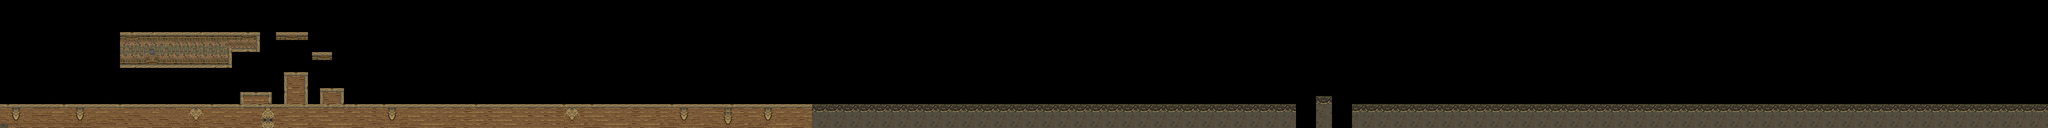

A 2D game scene composited from a Tiled map and its tileset images. What follows is a short description and the map's XML, with each tile layer's data collapsed to a summary:
An orthogonal 512x32 tile map with 32x32 px tiles, 1 tile layer (Capa de Patrones 1), 3 tilesets and 10 objects.

<map version="1.0" orientation="orthogonal" renderorder="right-down" width="512" height="32" tilewidth="32" tileheight="32" nextobjectid="40">
 <tileset firstgid="1" name="unTile2" tilewidth="32" tileheight="32" tilecount="448" columns="28">
  <image source="unTile2.png" width="896" height="512" />
 </tileset>
 <tileset firstgid="449" name="t2" tilewidth="32" tileheight="32" tilecount="1024" columns="32">
  <image source="ty2.png" width="1024" height="1024" />
 </tileset>
 <tileset firstgid="1473" name="t4" tilewidth="32" tileheight="32" tilecount="4096" columns="64">
  <image source="ii.jpg" width="2048" height="2048" />
 </tileset>
 <layer name="Capa de Patrones 1" width="512" height="32">
  <data>[16384 cells, 3431 non-empty, 104 distinct tile ids]</data>
 </layer>
 <objectgroup name="CapaDeColision">
  <object id="1" x="-2" y="832" width="10344" height="8000" />
  <object id="4" x="10544.7" y="769" width="92" height="253" />
  <object id="6" x="10842" y="830" width="5579.21" height="7618" />
  <object id="29" x="956" y="260.016" width="896.66" height="279.984" />
  <object id="30" x="1936" y="737" width="224" height="90" />
  <object id="31" x="2288" y="577.333" width="157.333" height="256" />
  <object id="33" x="1826.67" y="256" width="232" height="158.667" />
  <object id="35" x="2512" y="418.333" width="120" height="62" />
  <object id="36" x="2226.67" y="257.667" width="217" height="60.3333" />
  <object id="37" x="2587" y="704.667" width="143" height="126.333" />
 </objectgroup>
</map>